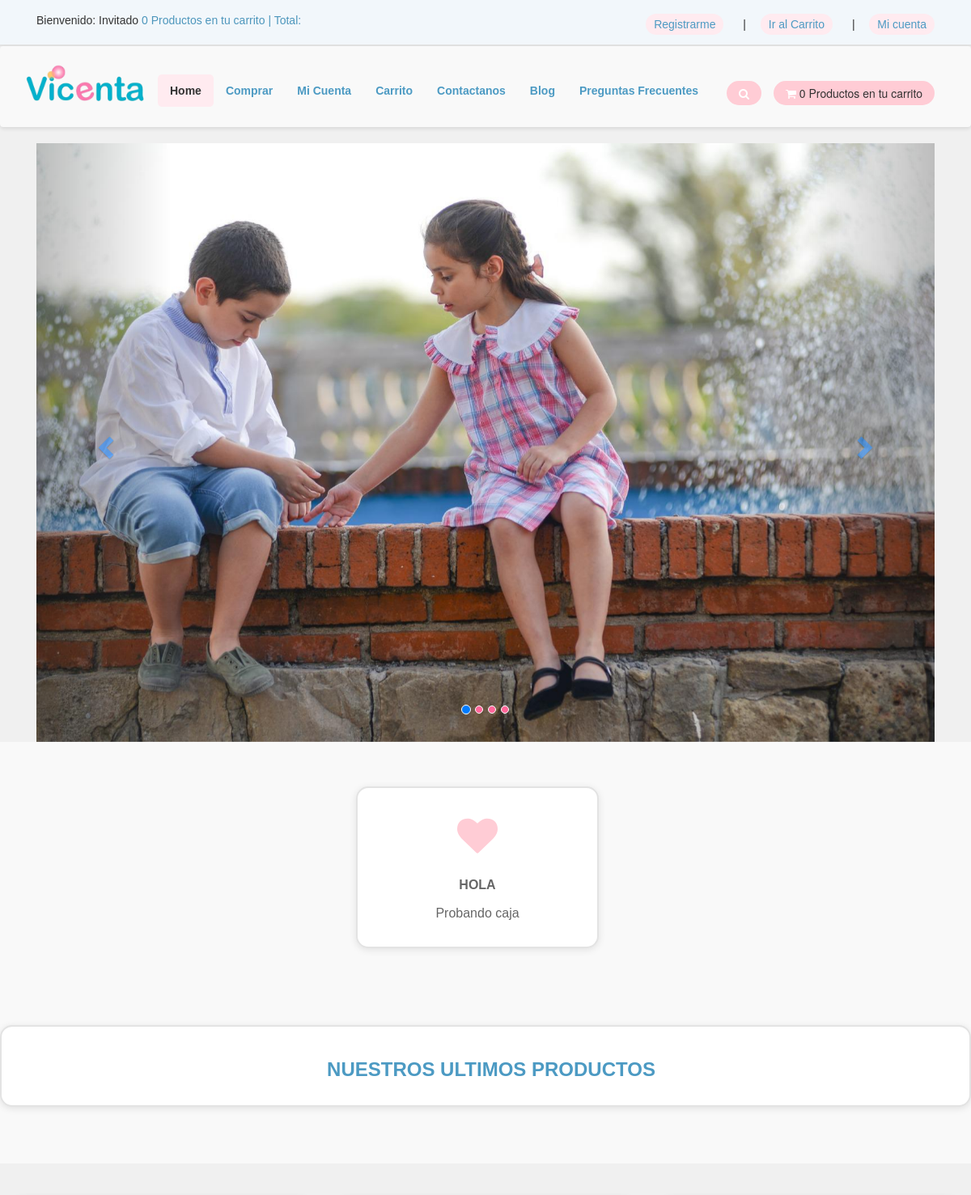
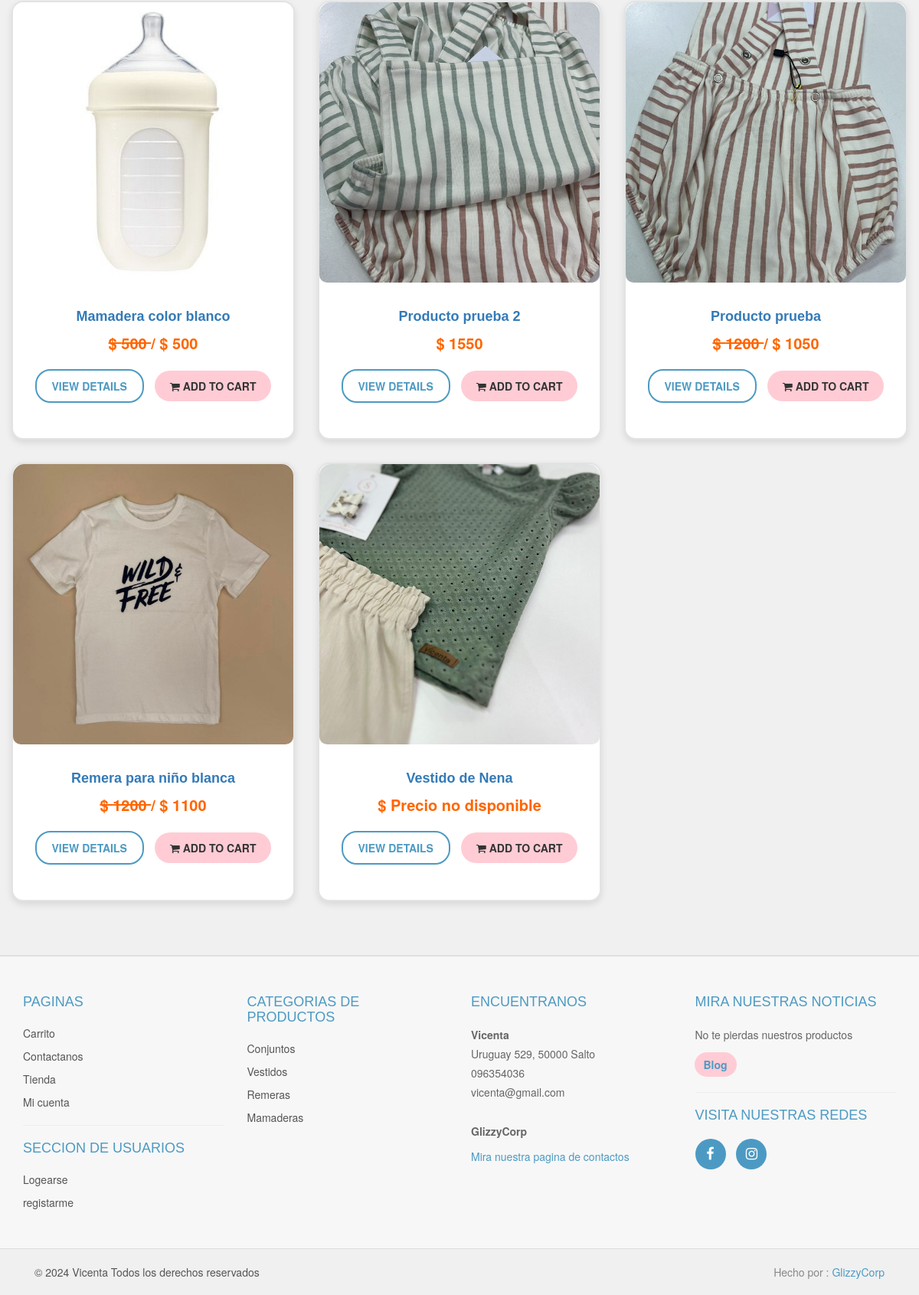
The page / on the database its author committed (2 pictures, top to bottom).
### tables this page shows
CREATE TABLE `slider` (
  `slide_id` int(5) NOT NULL,
  `slide_name` varchar(70) NOT NULL,
  `slide_image` text NOT NULL,
  `slider_url` varchar(255) NOT NULL
);

CREATE TABLE `cajas_texto` (
  `caja_id` int(3) NOT NULL,
  `caja_titulo` varchar(60) NOT NULL,
  `caja_desc` text NOT NULL
);

CREATE TABLE `productos` (
  `producto_id` int(6) NOT NULL,
  `p_cat_id` int(5) NOT NULL,
  `cat_id` int(5) NOT NULL,
  `date` timestamp NOT NULL DEFAULT current_timestamp() ON UPDATE current_timestamp(),
  `producto_titulo` text NOT NULL,
  `producto_img1` text NOT NULL,
  `producto_img2` text NOT NULL,
  `producto_img3` text NOT NULL,
  `producto_desc` text NOT NULL,
  `producto_keywords` text NOT NULL,
  `producto_etiqueta` text NOT NULL,
  `activo` int(1) DEFAULT 1,
  `stock` int(4) NOT NULL
);

CREATE TABLE `variantes` (
  `var_id` int(5) NOT NULL,
  `producto_id` int(5) NOT NULL,
  `stock_var` int(5) NOT NULL,
  `talle` varchar(3) NOT NULL,
  `precio_var` int(5) NOT NULL,
  `var_precio_of` int(5) NOT NULL,
  `activo` int(1) DEFAULT 1
);

CREATE TABLE `productos_categorias` (
  `p_cat_id` int(5) NOT NULL,
  `p_cat_titulo` text NOT NULL,
  `p_cat_desc` text NOT NULL,
  `activo` int(1) DEFAULT 1
);

### functions/functions.php (the view, shortened to what this page needs)
<?php
$db = mysqli_connect("localhost","root","","vicentita");
function getPro(){
    global $db;
    $get_productos = "SELECT * from productos order by 1 DESC LIMIT 0,8";
    $run_productos = mysqli_query($db, $get_productos);
    while($row_products = mysqli_fetch_array($run_productos)){
        $pro_id = $row_products['producto_id'];
        $pro_titulo = $row_products['producto_titulo'];
        $pro_img1 = $row_products['producto_img1'];
        $pro_label = $row_products['producto_etiqueta'];
        $pro_activo = $row_products['activo'];
        $get_variante = "SELECT * FROM variantes WHERE producto_id = '$pro_id' LIMIT 1";
        $run_variante = mysqli_query($db, $get_variante);
        $row_variante = mysqli_fetch_array($run_variante);
        $pro_precio_var = isset($row_variante['precio_var']) ? $row_variante['precio_var'] : "Precio no disponible";
        $pro_sale_price = isset($row_variante['var_precio_of']) ? $row_variante['var_precio_of'] : null;
        if($pro_sale_price) {
            $product_price = "<del> $ $pro_precio_var </del>";
            $product_sale_price = "/ $ $pro_sale_price";
        } else {
            $product_price = "$ $pro_precio_var";
            $product_sale_price = "";
        }
        $product_label = $pro_label ? "
            <a href='#' class='label $pro_label'>
                <div class='theLabel'> $pro_label </div>
                <div class='labelBackground'></div>
            </a>" : '';
        if($pro_activo == 1){
            echo "
            <div class='col-md-4 col-sm-6 single'>
                <div class='product'>
                    <a href='details.php?pro_id=$pro_id'>
                        <img class='img-responsive' src='admin_area/product_images/$pro_img1'>
                    </a>
                    <div class='text'>
                        <h3><a href='details.php?pro_id=$pro_id'>$pro_titulo</a></h3>
                        <p class='price'>$product_price $product_sale_price</p>
                        <p class='button'>
                            <a class='btn btn-default' href='details.php?pro_id=$pro_id'>View Details</a>
                            <a class='btn btn-primary' href='details.php?pro_id=$pro_id'><i class='fa fa-shopping-cart'></i> Add to Cart</a>
                        </p>
                    </div>
                    $product_label
                </div>
            </div>
            ";
        }
    }
}
function items() {
    global $db;
    if (isset($_SESSION['cliente_email'])) {
        $cliente_email = $_SESSION['cliente_email'];
        $get_cliente_id = "SELECT cliente_id FROM customer WHERE cliente_email = ?";
        if ($stmt = mysqli_prepare($db, $get_cliente_id)) {
            mysqli_stmt_bind_param($stmt, "s", $cliente_email);
            mysqli_stmt_execute($stmt);
            $result = mysqli_stmt_get_result($stmt);
            if (mysqli_num_rows($result) > 0) {
                $row = mysqli_fetch_assoc($result);
                $cliente_id = $row['cliente_id'];
                $get_items = "SELECT * FROM cart WHERE cliente_id = ?";
                if ($stmt_items = mysqli_prepare($db, $get_items)) {
                    mysqli_stmt_bind_param($stmt_items, "i", $cliente_id);
                    mysqli_stmt_execute($stmt_items);
                    $result_items = mysqli_stmt_get_result($stmt_items);
                    $cont_items = mysqli_num_rows($result_items);
                    echo $cont_items;
                    mysqli_stmt_close($stmt_items);
                } else {
                    echo "Error al preparar la consulta de productos.";
                }
            } else {
                echo "No se encontró el cliente en la base de datos.";
            }
            mysqli_stmt_close($stmt);
        } else {
            echo "Error al preparar la consulta para obtener el cliente_id.";
        }
    } else {
        echo "0";
    }
}

### index.php (shortened to what this page needs)
<?php
    include("includes/header.php");
?>
   <div class="container" id="slider">
       <div class="col-md-12">
           <div class="carousel slide" id="myCarousel" data-ride="carousel">
               <ol class="carousel-indicators">
                   <li class="active" data-target="#myCarousel" data-slide-to="0"></li>
                   <li data-target="#myCarousel" data-slide-to="1"></li>
                   <li data-target="#myCarousel" data-slide-to="2"></li>
                   <li data-target="#myCarousel" data-slide-to="3"></li>
               </ol>
               <div class="carousel-inner">
                   <?php
                   $get_slides = "select * from slider LIMIT 0,1";
                   $run_slides = mysqli_query($con,$get_slides);
                   while($row_slides=mysqli_fetch_array($run_slides)){
                       $slide_image = $row_slides['slide_image'];
                       echo "
                       <div class='item active'>
                       <img src='admin_area/slides_images/$slide_image'>
                       </div>
                       ";
                   }
                   ?>
               </div>
               <a href="#myCarousel" class="left carousel-control" data-slide="prev">
                   <span class="glyphicon glyphicon-chevron-left"></span>
               </a>
               <a href="#myCarousel" class="right carousel-control" data-slide="next">
                   <span class="glyphicon glyphicon-chevron-right"></span>
               </a>
           </div>
       </div>
   </div>
   <div id="advantages">
       <div class="container">
           <div class="same-height-row">
           <?php
           $get_boxes = "select * from cajas_texto";
           $run_boxes = mysqli_query($con,$get_boxes);
           while($run_boxes_section=mysqli_fetch_array($run_boxes)){
            $caja_titulo = $run_boxes_section['caja_titulo'];
            $caja_desc = $run_boxes_section['caja_desc'];
           ?>
               <div class="col-sm-4">
                   <div class="box same-height">
                       <div class="icon">
                           <i class="fa fa-heart"></i>
                       </div>
                       <h3> <strong> <p><?php echo $caja_titulo; ?></p></strong></h3>
                       <p> <?php echo $caja_desc; ?> </p>
                   </div>
               </div>
               <?php    } ?>
           </div>
       </div>
   </div>
   <div id="hot">
       <div class="box">
           <div class="container">
               <div class="col-md-12">
                   <h2>
                       Nuestros Ultimos Productos
                   </h2>
               </div>
           </div>
       </div>
   </div>
   <div id="content" class="container">
       <div class="row">
        <?php
           getPro();
        ?>
       </div>
   </div>
   <?php
    include("footer.php")
    ?>
</body>
</html>

### footer.php (shortened to what this page needs)
<div id="footer">
    <div class="container">
        <div class="row">
            <div class="col-sm-6 col-md-3">
               <h4>Paginas</h4>
                <ul>
                    <li><a href="cart.php">Carrito</a></li>
                    <li><a href="contact.php">Contactanos</a></li>
                    <li><a href="tienda.php">Tienda</a></li>
                    <li><a href="customer/my_account.php">Mi cuenta</a></li>
                </ul>
                <hr>
                <h4>Seccion de usuarios</h4>
                <ul>
                    <li><a href="customer/my_account.php?misOrdenes">Logearse</a></li>
                    <li><a href="customer_register.php">registarme</a></li>
                </ul>
            </div>
            <div class="com-sm-6 col-md-3">
                <h4>Categorias de productos</h4>
                <ul>
                <?php
                $get_p_cats = "select * from productos_categorias";
                    $run_p_cats = mysqli_query($con,$get_p_cats);
                    while($row_p_cats=mysqli_fetch_array($run_p_cats)){
                        $p_cat_id = $row_p_cats['p_cat_id'];
                        $p_cat_titulo = $row_p_cats['p_cat_titulo'];
                        echo "
                            <li>
                                <a href='shop.php?p_cat=$p_cat_id'>
                                    $p_cat_titulo
                                </a>
                            </li>
                        ";
                    }
                ?>
                </ul>
            </div>
            <div class="col-sm-6 col-md-3">
                <h4>Encuentranos</h4>
                <p>
                    <strong>Vicenta</strong>
                    <br/> Uruguay 529, 50000 Salto
                    <br/>096354036
                    <br/>vicenta@gmail.com
                    <br>
                    <br/><Strong>GlizzyCorp</Strong></a>
                </p>
                <a href="https://glizzycorp.shop/">Mira nuestra pagina de contactos</a>
            </div>
            <div class="col-sm-6 col-md-3">
                <h4>Mira nuestras noticias</h4>
                <p class="text-muted">
                    No te pierdas nuestros productos
                </p>
                    <div class="input-group">
                        <span class="input-group-btn">
                            <button type="submit" value="Blog" class="btn btn-default"> <a href="../blog.php">Blog</a></button>
                        </span>
                    </div>
                <hr>
                <h4>Visita nuestras Redes</h4>
                <p class="social">
                    <a href="https://www.facebook.com/vicenta.saltouy/?locale=es_LA" class="fa fa-facebook"></a>
                    <a href="https://www.instagram.com/vicenta_salto/" class="fa fa-instagram"></a>
                </p>
            </div>
        </div>
    </div>
</div>
<div id="copyright">
    <div class="container">
        <div class="col-md-6">
            <p class="pull-left">&copy; 2024 Vicenta Todos los derechos reservados</p>
        </div>
        <div class="col-md-6">
            <p class="pull-right">Hecho por : <a href="https://glizzycorp.shop/">GlizzyCorp</a></p>
        </div>
    </div>
</div>

### styles/styles.css (style rules this page uses)
body { font-size: 14px; line-height: 1.42857143; color: #333333; background: #f0f0f0; overflow-x: hidden; }
#advantages { background-color: #f9f9f9; padding: 40px 0; text-align: center; }
#advantages .same-height-row { display: flex; justify-content: space-around; align-items: center; flex-wrap: wrap; }
#advantages .box { background-color: #ffffff; border: 2px solid #e3e3e3; border-radius: 15px; padding: 20px; margin: 15px; text-align: center; transition: transform 0.3s ease, box-shadow 0.3s ease; flex: 1; max-width: 300px; min-width: 250px; }
#advantages .icon { font-size: 50px; color: #ffccd5; margin-bottom: 20px; }
#advantages h3 { font-size: 22px; font-weight: bold; margin-bottom: 15px; color: #4c9ac3; text-transform: uppercase; font-family: 'Arial', sans-serif; }
#advantages p { font-size: 16px; color: #666666; font-family: 'Arial', sans-serif; }
#hot { background-color: #f9f9f9; padding: 40px 0; text-align: center; }
#hot .box { background-color: #ffffff; border: 2px solid #e3e3e3; border-radius: 15px; padding: 20px; }
#hot h2 { font-size: 24px; font-weight: bold; color: #4c9ac3; text-transform: uppercase; font-family: 'Arial', sans-serif; }
#content { padding: 40px 0; }
#content .product { background-color: #ffffff; border: 2px solid #e3e3e3; border-radius: 15px; box-shadow: 0 4px 10px rgba(0, 0, 0, 0.1); transition: transform 0.3s ease, box-shadow 0.3s ease; margin-bottom: 30px; text-align: center; }
#content .product img { border-top-left-radius: 15px; border-top-right-radius: 15px; width: 100%; height: auto; }
#content .text { padding: 15px; }
#content .text h3 { font-size: 18px; font-weight: bold; color: #4c9ac3; margin-bottom: 10px; font-family: 'Arial', sans-serif; }
#content .text .price { font-size: 20px; color: #ff6600; margin-bottom: 15px; }
#content .text .button a { border-radius: 20px; padding: 10px 20px; font-size: 14px; font-weight: bold; text-transform: uppercase; display: inline-block; margin: 5px; transition: background-color 0.3s ease, color 0.3s ease; }
#content .text .button .btn-default { background-color: #ffffff; color: #4c9ac3; border: 2px solid #4c9ac3; }
#content .text .button .btn-primary { background-color: #ffccd5; color: #333333; border: none; }
#myCarousel .carousel-indicators li { background-color: #ff6699; }
#myCarousel .carousel-indicators .active { background-color: #007bff; }
.carousel-control { color: #007bff; }
.box { background-color: #fff; padding: 30px; border-radius: 10px; box-shadow: 0px 2px 10px rgba(0, 0, 0, 0.1); margin-bottom: 30px; }
.price { color: #ff6699; font-size: 24px; font-weight: bold; text-align: center; }
#footer { background-color: #f7f7f7; padding: 40px 0; color: #555555; border-top: 2px solid #e0e0e0; }
#footer h4 { color: #4c9ac3; font-size: 18px; font-family: 'Arial', sans-serif; margin-bottom: 20px; text-transform: uppercase; }
#footer ul { list-style: none; padding-left: 0; }
#footer ul li { margin-bottom: 10px; }
#footer ul li a { color: #555555; text-decoration: none; transition: color 0.3s ease; }
#footer p { font-size: 14px; line-height: 1.8; color: #666666; }
#footer a { color: #4c9ac3; }
#footer .input-group-btn .btn-default { background-color: #ffccd5; border: none; border-radius: 20px; color: #555555; font-weight: bold; transition: background-color 0.3s ease; }
#footer .social a { margin-right: 10px; display: inline-block; width: 40px; height: 40px; line-height: 40px; text-align: center; background-color: #4c9ac3; border-radius: 50%; color: #ffffff; font-size: 18px; transition: background-color 0.3s ease; }
#copyright { background-color: #f0f0f0; padding: 20px 0; font-size: 14px; color: #888888; border-top: 1px solid #dcdcdc; }
#copyright p { margin: 0; }
#copyright .pull-left { float: left; color: #555555; }
#copyright .pull-right a { color: #4c9ac3; }
.product img.img-responsive { width: 100%; height: auto; object-fit: cover; aspect-ratio: 1; border-radius: 10px; margin: 0 auto; display: block; }
.product { display: flex; flex-direction: column; justify-content: space-between; height: 100%; box-sizing: border-box; }

### rows shown on the page
slider: slide_image (picture)
cajas_texto: caja_titulo "HOLA", caja_desc "Probando caja"
productos: producto_img1 (picture), producto_titulo "Mamadera color blanco", variantes.precio_var "500", variantes.var_precio_of "/ $ 500"
productos: producto_img1 (picture), producto_titulo "Producto prueba 2", variantes.precio_var "$ 1550"
productos: producto_img1 (picture), producto_titulo "Producto prueba", variantes.precio_var "1200", variantes.var_precio_of "/ $ 1050"
productos: producto_img1 (picture), producto_titulo "Remera para niño blanca", variantes.precio_var "1200", variantes.var_precio_of "/ $ 1100"
productos: producto_img1 (picture), producto_titulo "Vestido de Nena", product_price "$ Precio no disponible"
productos_categorias: p_cat_titulo "Conjuntos"
productos_categorias: p_cat_titulo "Vestidos"
productos_categorias: p_cat_titulo "Remeras"
productos_categorias: p_cat_titulo "Mamaderas"
